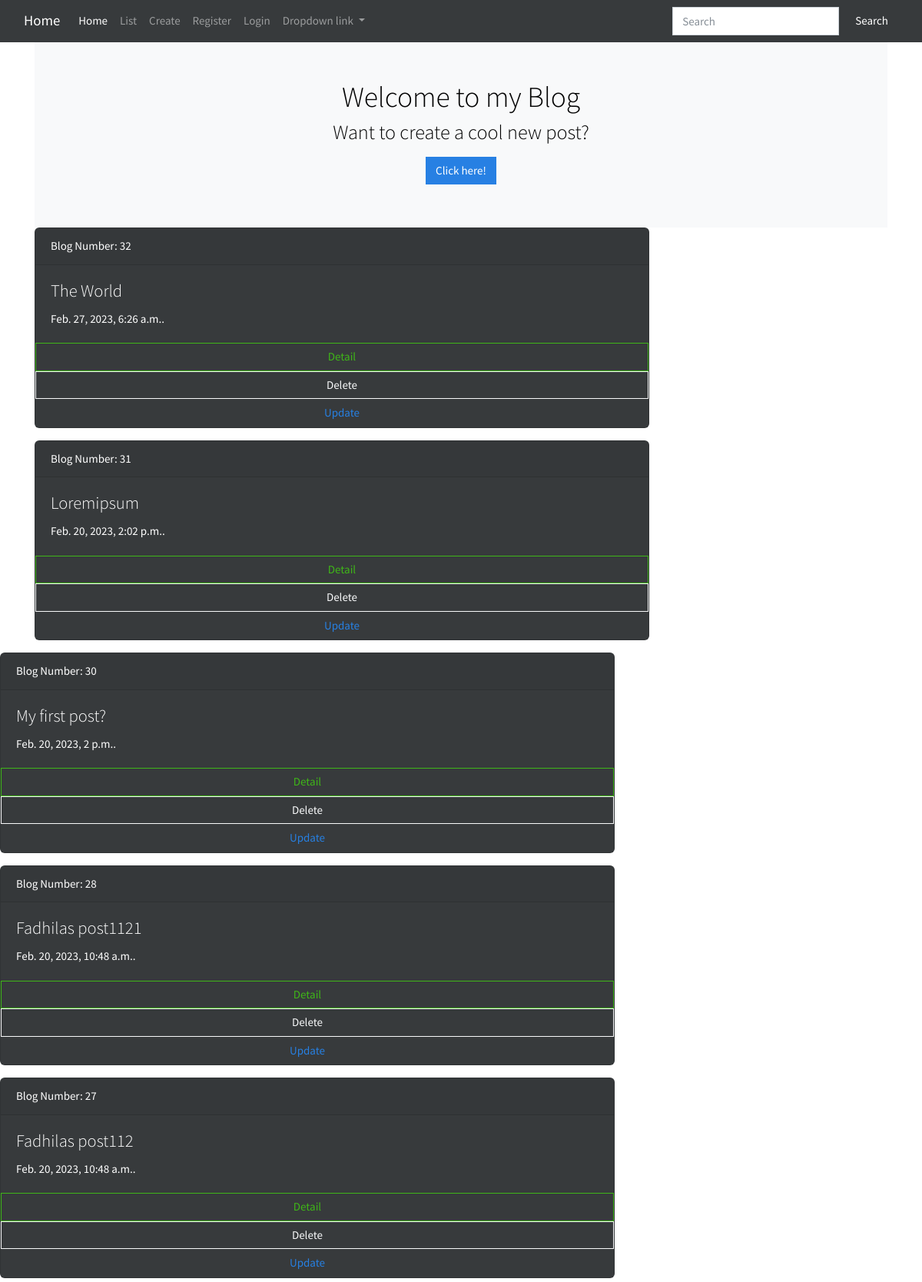
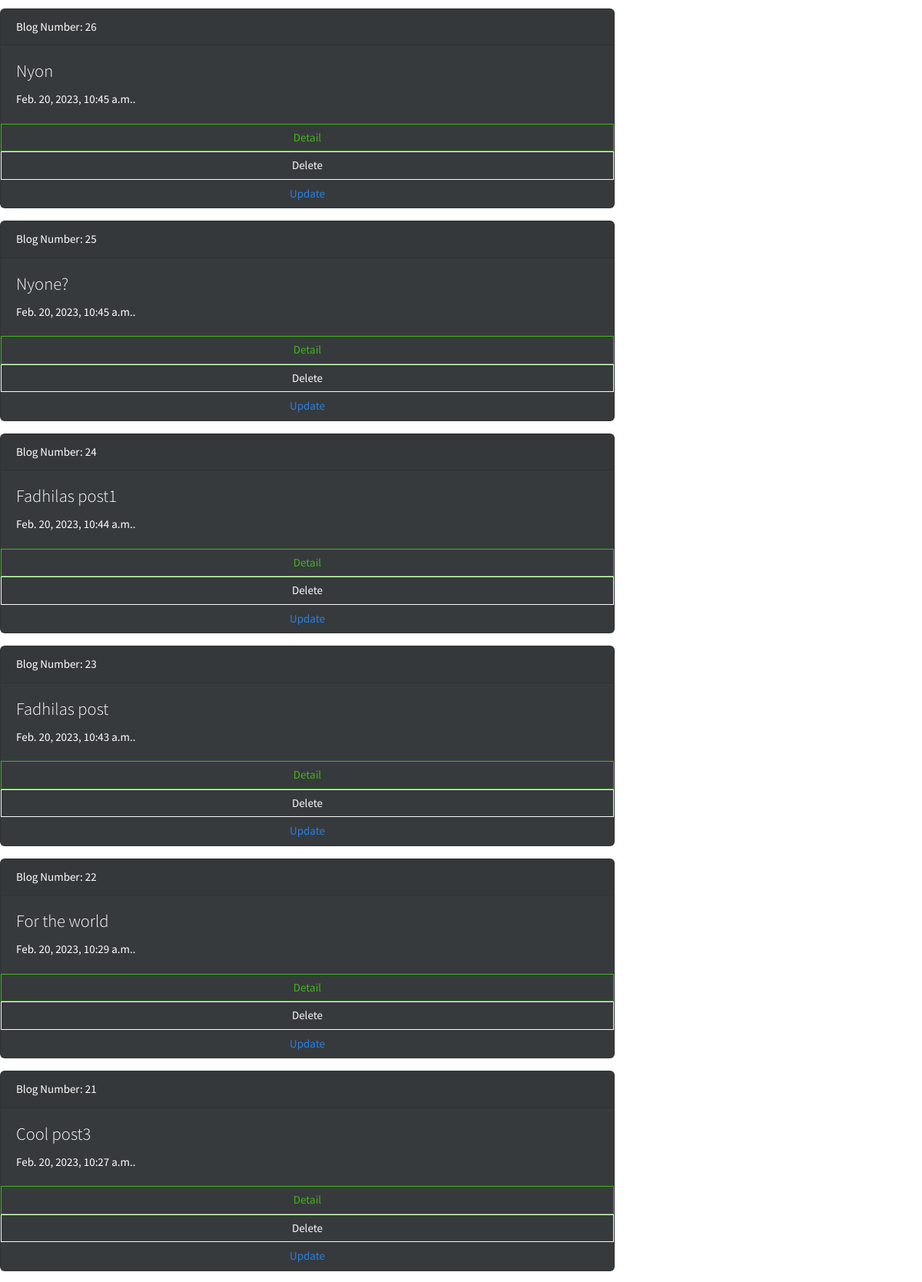
Screenshot of /blog/ (upper part) with the database file from the repository (2 pictures, top to bottom).
### blog/models.py (models this page shows, shortened)
class BlogModel(models.Model):
    title = models.CharField(max_length= 1000, unique= True)
    content = models.TextField()
    slug = models.SlugField(max_length=1000)
    image = models.ImageField(upload_to = 'img',null=True,blank=True)
    created_at = models.DateTimeField(auto_now_add=True)
    upload_to = models.DateTimeField(auto_now=True)
    class Meta:
        ordering = ['-created_at']

### blog/views.py (the view)
# urls.py: path('',BlogListView.as_view(), name= 'blog-list'),
class BlogListView(ListView):
    queryset = BlogModel.objects.all()
    template_name = 'blog/blog_list.html'

### blog/templates/blog/blog_list.html
{% extends "blog/base.html" %}
{% block content %}
<div class="container-fluid p-5 bg-light text-black text-center" id="index">
    <h1>Welcome to my Blog</h1>
    <h3>Want to create a cool new post? </h3>
    <h1><a href="{% url 'blog:blog-create' %}" class="btn btn-primary" >Click here!</a></h1>
</div>
<div id="list" >
    {% for blog in blogmodel_list %}
    <div class="card text-white bg-dark mb-3" style="max-width: 50rem;">
        <div class="card-header">Blog Number: {{ blog.id }}</div>
        <div class="card-body">
          <h4 class="card-title">{{ blog.title }}</h4>
          <p class="card-text">{{ blog.created_at }}.</p>
        </div>
        <a href="{% url 'blog:blogmodel-detail' blog.id %}" class="btn btn-outline-success">Detail</a>
        <a href="{% url 'blog:blog-delete' blog.id %}" class="btn btn-outline-light" >Delete</a>
        <a href="{% url 'blog:blog-update' blog.id %}" class="btn btn-link" >Update</a>
      </div>
</div>
    {% endfor %}
{% endblock %}

### blog/templates/blog/base.html (shortened to what this page needs)
{% load static %}
<!DOCTYPE html>
<html lang="en">
<head>
    <link href="https://cdn.jsdelivr.net/npm/bootstrap@5.3.0-alpha1/dist/css/bootstrap.min.css" rel="stylesheet">
    <link rel="stylesheet" href="https://cdn.jsdelivr.net/npm/bootswatch@4.5.2/dist/cosmo/bootstrap.min.css">
    <link rel="'stylesheet" href="media/css/base.css">
</head>
<body>
    <nav class="navbar navbar-expand-lg navbar-dark bg-dark">
        <div class="container-fluid">
          <a class="navbar-brand" href="{% url 'index' %}">Home</a>
          <div class="collapse navbar-collapse" id="navbarColor01">
            <ul class="navbar-nav me-auto">
              <li class="nav-item">
                <a class="nav-link active" href="{% url 'index' %}">Home
                </a>
              </li>
              <li class="nav-item">
                <a class="nav-link" href="{% url 'blog:blog-list' %}">List</a>
              </li>
              <li class="nav-item">
                <a class="nav-link" href="{% url 'blog:blog-create' %}">Create</a>
              </li>
            {% if user.is_authenticated %}
            <li class="nav-item">
                <a class="nav-link" href="{% url 'members:logout' %}">Logout</a>
              </li>
            {% else %}
            <li class="nav-item">
                <a class="nav-link" href="{% url 'members:register' %}">Register</a>
              </li>
              <li class="nav-item">
                <a class="nav-link" href="{% url 'members:login' %}">Login</a>
              </li>
            {% endif %}
            <li class="nav-item dropdown">
                <a class="nav-link dropdown-toggle" href="#" id="navbarDropdownMenuLink" data-toggle="dropdown" aria-haspopup="true" aria-expanded="false">
                  Dropdown link
                </a>
            </li>
            </ul>
            <form class="d-flex">
              <input class="form-control me-sm-2" type="search" placeholder="Search">
              <button class="btn btn-secondary my-2 my-sm-0" type="submit">Search</button>
            </form>
          </div>
        </div>
    </nav>
      <div class="container">
        {% load crispy_forms_tags %}
        {% block content %}
        {% endblock %}
</body>
</html>

### rows the page displays
BlogModel: id "32", title "The World", created_at "Feb. 27, 2023, 6:26 a.m."
BlogModel: id "31", title "Loremipsum", created_at "Feb. 20, 2023, 2:02 p.m."
BlogModel: id "30", title "My first post?", created_at "Feb. 20, 2023, 2 p.m."
BlogModel: id "28", title "Fadhilas post1121", created_at "Feb. 20, 2023, 10:48 a.m."
BlogModel: id "27", title "Fadhilas post112", created_at "Feb. 20, 2023, 10:48 a.m."
BlogModel: id "26", title "Nyon", created_at "Feb. 20, 2023, 10:45 a.m."
BlogModel: id "25", title "Nyone?", created_at "Feb. 20, 2023, 10:45 a.m."
BlogModel: id "24", title "Fadhilas post1", created_at "Feb. 20, 2023, 10:44 a.m."
BlogModel: id "23", title "Fadhilas post", created_at "Feb. 20, 2023, 10:43 a.m."
BlogModel: id "22", title "For the world", created_at "Feb. 20, 2023, 10:29 a.m."
BlogModel: id "21", title "Cool post3", created_at "Feb. 20, 2023, 10:27 a.m."
